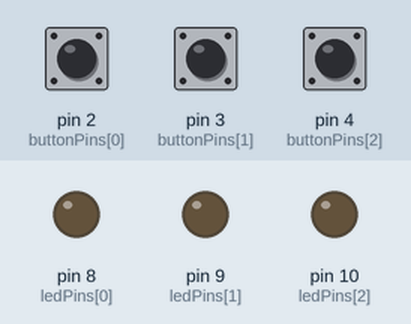
Recording of a sketch running on a simulated Arduino Uno, built with avr-gcc and run on an emulated ATmega328P. Shown: output pins drawn as LEDs (lit = HIGH). Inputs (shaded band) come from the test bench; at power-on: pin 2 (buttonPins[0]) LOW, pin 3 (buttonPins[1]) LOW, pin 4 (buttonPins[2]) LOW.

Above: at 1.2 s.
1.3 s: pin 2 (buttonPins[0]) pulled HIGH for 0.15 s
At 2.5 s:
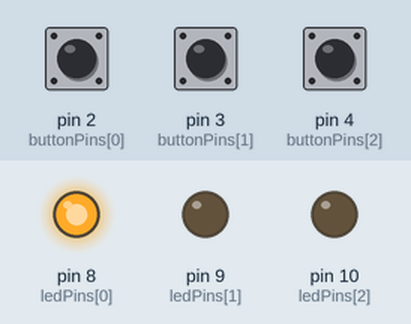
2.9 s: pin 3 (buttonPins[1]) pulled HIGH for 0.15 s
At 3.9 s:
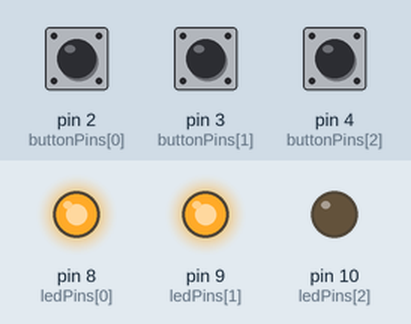
4.5 s: pin 4 (buttonPins[2]) pulled HIGH for 0.15 s
At 5.1 s:
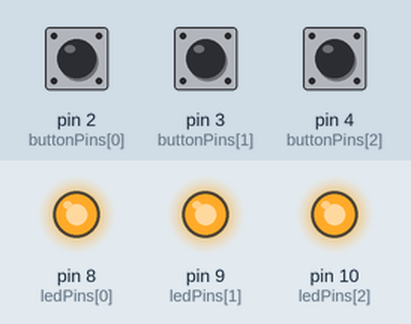
Timing chart, 0 to 7.5 s (numbered marks = the images above; inputs shaded):
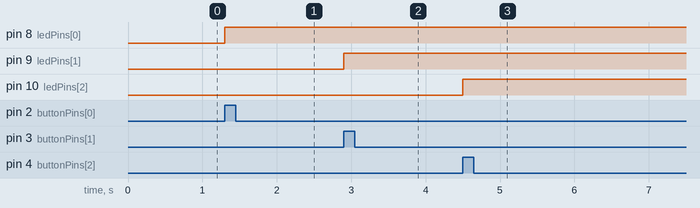

The sketch:

Flow3.ino
```cpp
/*
  Flow 3
 */

const int numColors = 3;              //num of couples btn+led
const int buttonPins[] = {2, 3, 4};  //pins of the buttons
const int ledPins[] =  {8, 9, 10};  //pins of the leds

void setup() {
  Serial.begin(9600);
  for(int i=0; i<numColors; i++) {
    pinMode(ledPins[i], OUTPUT);
  }
  for(int i=0; i<numColors; i++) {
    pinMode(buttonPins[i], INPUT);
  }
}


void loop() {
  for(int i=0; i<numColors; i++){
    if (digitalRead(buttonPins[i]) == HIGH){
      digitalWrite(ledPins[i], HIGH);
    }
  }
}
```

Measured:
- after the input at 1.3 s, pin 8 (ledPins[0]): LOW → HIGH at once
- after the input at 2.9 s, pin 9 (ledPins[1]): LOW → HIGH at once
- after the input at 4.5 s, pin 10 (ledPins[2]): LOW → HIGH at once
